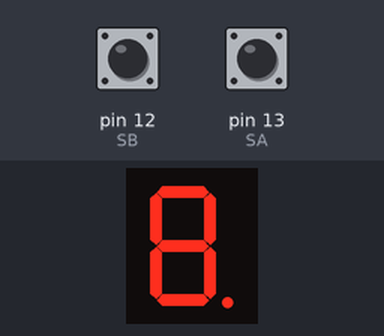
Recording of a sketch running on a simulated Arduino Uno, built with avr-gcc and run on an emulated ATmega328P. Shown: 1-digit seven-segment display. Wiring (inferred from the names in the program): 1-digit 7-segment display, segments lit when LOW: segments pin 5, pin 4, pin 9, pin 10, pin 11, pin 6, pin 7, pin 8. The test bench sets the inputs (shaded band); at power-on: pin 12 (SB) LOW, pin 13 (SA) LOW. Random numbers use the default seed unless the sketch sets one; the segment pins are drawn as the display they are named for.

Above: at 1.2 s.
1.3 s: pin 12 (SB) driven HIGH
At 2.2 s:
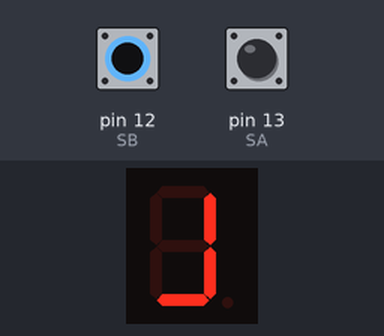
2.8 s: pin 13 (SA) driven HIGH
At 3.4 s:
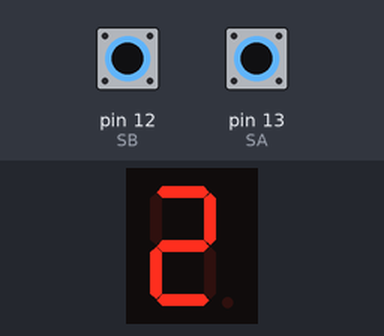
4.3 s: pin 13 (SA) pulsed LOW 5 times (0.12 s each, 0.3 s apart)
At 6.2 s:
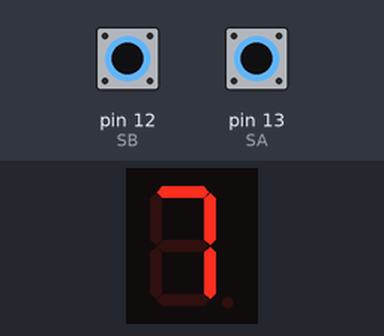
7.3 s: pin 12 (SB) pulsed LOW 2 times (0.12 s each, 0.3 s apart)
At 8.7 s:
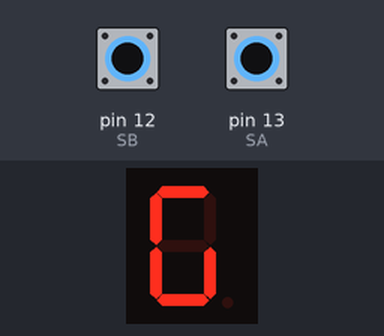
Timing chart, 0 to 10.3 s (numbered marks = the images above; inputs shaded):
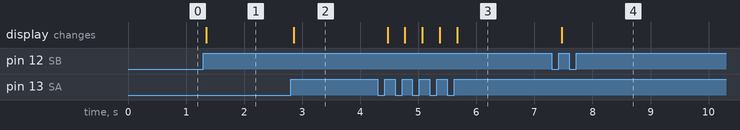

The sketch:

04_0074_0530.ino
```cpp
#define a 5
#define b 4
#define c 9
#define d 10
#define e 11
#define f 6
#define g 7
#define dp 8
#define SA 13
#define SB 12
int buttonState, i = 0;
int lastButtonState = LOW;
long lastDebounceTime = 0;
long debounceDelay = 50;
int buttonStateB;
int lastButtonStateB = LOW;
long lastDebounceTimeB = 0;
int randomNo;
int number[9] = {B11111001, B10100100, B10110000, B10011001, B10010010, B10000010, B11111000, B10000000, B10010000};
int WL[2] = {B11000010, B11110001};
const int segPin[8] = {a, b, c, d, e, f, g, dp};

void setup()
{
  Serial.begin(9600);
  pinMode(SA, INPUT);
  pinMode(SB, INPUT);
  randomSeed(analogRead(A0));
  randomNo = random(0, 9);
  for (int i = 0; i < 8; i++)
  {
    pinMode(segPin[i], OUTPUT);
  }
}

void loop()
{
  boolean isBitSet;
  int reading = digitalRead(SA);
  if (reading != lastButtonState)
  {
    lastDebounceTime = millis();
  }
  if ((millis() - lastDebounceTime) > debounceDelay)
  {
    if (reading != buttonState)
    {
      buttonState = reading;
      if (buttonState == HIGH)
      {
        i++;
        i = i % 9;
        for (int segment = 0; segment < 8; segment++)
        {
          isBitSet = bitRead(number[i], segment);
          digitalWrite(segPin[segment], isBitSet);
        }
      }
    }
  }
  lastButtonState = reading;

  int readingB = digitalRead(SB);
  if (readingB != lastButtonStateB)
  {
    lastDebounceTimeB = millis();
  }
  if ((millis() - lastDebounceTimeB) > debounceDelay)
  {
    if (readingB != buttonStateB)
    {
      buttonStateB = readingB;
      if (buttonStateB == HIGH)
      {
        if (i > randomNo)
        {
          for (int segment = 0; segment < 8; segment++)
          {
            isBitSet = bitRead(WL[0], segment);
            digitalWrite(segPin[segment], isBitSet);
          }
        }
        else if (i < randomNo)
        {
          for (int segment = 0; segment < 8; segment++)
          {
            isBitSet = bitRead(WL[1], segment);
            digitalWrite(segPin[segment], isBitSet);
          }
        }
        else
        {
          for (int segment = 0; segment < 8; segment++)
          {
            isBitSet = bitRead(number[0], segment);
            digitalWrite(segPin[segment], isBitSet);
            randomNo = random(0, 9);
          }
        }
      }
    }
  }
  lastButtonStateB = readingB;
}
```

Measured:
- after the input at 1.3 s, the display: changes after 0.05 s (image 1)
- after the input at 2.8 s, the display: changes after 0.05 s (image 2)
- after the input at 4.3 s, the display: first changes after 0.17 s (image 3 shows a later state)
- after the input at 7.3 s, the display: changes after 0.17 s (image 4)
